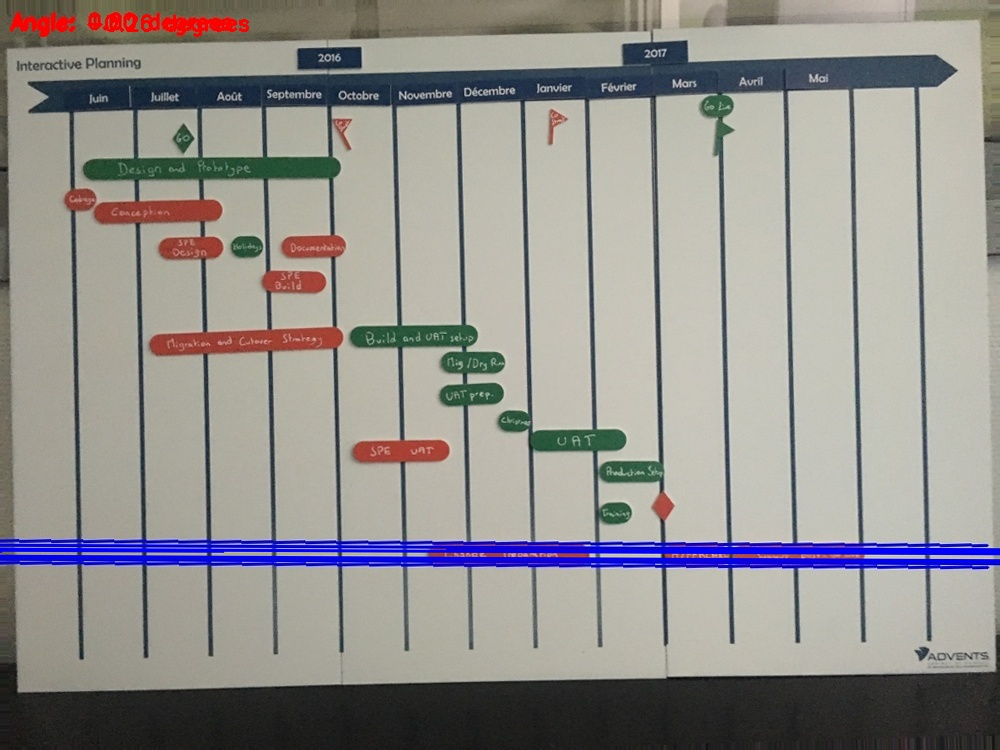
#> input picture IndustrialProject-master/img/3.JPG, 1000 x 750 px, found by its file name
$ python Decortik.py
#> lines starting #> are read from the running program, lines starting #| are printed output that depends on the picture; after the words box and inside, x2 and y2 are one past the last pixel; in counts of white or black regions, pixels touching at a corner belong together
import cv2
import numpy as np
from scipy.ndimage.morphology import binary_fill_holes
import matplotlib.pyplot as plt
import skimage.measure
import csv

def Time_event(x_activity,t_unity,t0):
    return ((x_activity-t0)/t_unity)-1

fig, ax = plt.subplots(figsize=(10, 6))
image = cv2.imread("img/3.jpg")
#> image is the input picture: shape (750, 1000, 3); mean B, G, R 141.4, 144.6, 147
csvfile = open("lala.csv", 'w')

fieldnames = ['name', 'color', 'form', 'start', 'end']

writer = csv.writer(csvfile)
writer.writerow(fieldnames)

font = {'family': 'serif',
        'color':  'darkred',
        'weight': 'normal',
        'size': 10,
        }

# we need to keep in mind aspect ratio so the image does
# not look skewed or distorted -- therefore, we calculate
# the ratio of the new image to the old image
r = 1000.0 / image.shape[1]
#> r = 1
dim = (1000, int(image.shape[0] * r))
#> dim = (1000, 750)

# perform the actual resizing of the image
resized = cv2.resize(image, dim, interpolation=cv2.INTER_AREA)

# Convert BGR to HSV
hsv = cv2.cvtColor(resized, cv2.COLOR_BGR2HSV)
#> hsv: shape (750, 1000, 3); mean H, S, V 38.6, 35.9, 155.1

#################Pour la detection des lignes

# Grayscale and Canny Edges extracted
gray = cv2.cvtColor(resized, cv2.COLOR_BGR2GRAY)
#Detection des formes sur l'image grise
edges = cv2.Canny(gray, 100, 170, apertureSize=3)
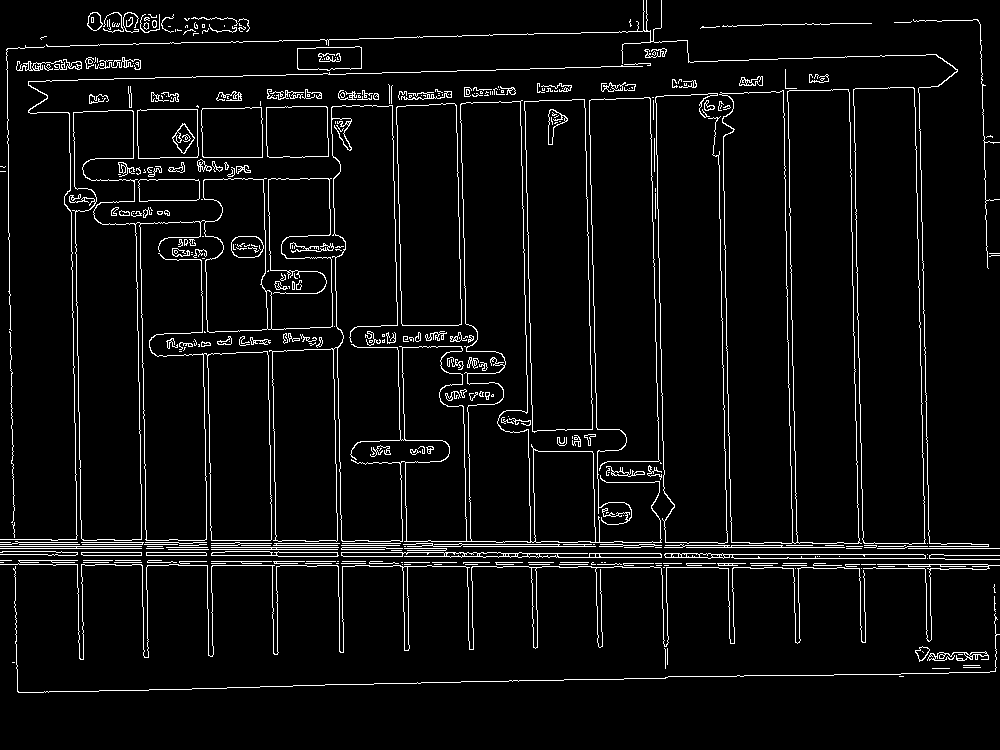
#> edges: shape (750, 1000); 5.1% white in thin lines or dots


# Run HoughLines using a rho accuracy of 1 pixel
# theta accuracy of np.pi / 180 which is 1 degree
# Our line threshold is set to 240 (number of points on line)
lines = cv2.HoughLines(edges, 5, np.pi / 180, 150)

print(lines)
#> (printed output is left out)

#Define time line info
time_line = []

# We iterate through each line and convert iy1t to the format
# required by cv.lines (i.e. requiring end points)

print("Lines: ", lines)
#> (printed output is left out)
# We iterate through each line and convert it to the format
# required by cv.lines (i.e. requiring end points)
prev_x = None
ordered_lines = sorted(lines, key=lambda x: x[0][0]*np.cos(x[0][1]))
#> ordered_lines = 3662 items, first 6: [[455, 2.09]], [[460, 2.08]], [[465, 2.06]], [[405, 2.13]], [[415, 2.11]], [[470, 2.04]]
for [[rho, theta]] in ordered_lines:
    a = np.cos(theta)
    b = np.sin(theta)
    x0 = a * rho
    y0 = b * rho
    x1 = int(x0 + 1000 * (-b))
    y1 = int(y0 + 1000 * a)
    x2 = int(x0 - 1000 * (-b))
    y2 = int(y0 - 1000 * a)
    if abs(x1 - x2) >= 3:
        continue
    if prev_x is not None:
        if abs(prev_x - x1) < 50:
            continue
    time_line.append(x1)
    prev_x = max(x1, x2)
#> this loop made 3662 passes
#> (rho, theta, a, b, x0, y0, x1, y1) on passes 1 to 3: (455, 2.09, -0.5, 0.866, -227.5, 394, -1093, -105), (460, 2.08, -0.485, 0.875, -223, 402.3, -1097, -82), (465, 2.06, -0.469, 0.883, -218.3, 410.6, -1101, -58)
#> after the loop, time_line = [10, 75, 140, 205, 270, 335, 400, 465, 530, 590, 655, 725, 790, 855, 920, 985]
t_unity = time_line[1]-time_line[0]
#> t_unity = 65


# Boundaries RED GREEN BLUE
boundaries = [
    ([0, 100, 100], [10, 255, 255]),
    ([45, 50, 50], [80, 255, 255])
]


# Threshold the HSV image to get only blue colors
for (lower, upper) in boundaries:
    #Define the color: cela juste en premier temps C'est à optimisé => JE CONFIRME
    if (lower == [0, 100, 100]) and (upper == [10, 255, 255]):
        color = "Red"
    else:
        color = "Green"

    # create NumPy arrays from the boundaries
    lower = np.array(lower, dtype="uint8")
    upper = np.array(upper, dtype="uint8")
    # find the colors within the specified boundaries and apply
    #  the mask
    mask = cv2.inRange(hsv, lower, upper)

    output = cv2.bitwise_and(resized, resized, mask=mask)
    # Define contours

    # Grayscale
    gray = cv2.cvtColor(output, cv2.COLOR_BGR2GRAY)

    # Threshold.
    # Set values equal to or above 220 to 0.
    # Set values below 0 to 0.

    th, im_th = cv2.threshold(output, 0, 255, cv2.THRESH_BINARY)
    plt.imshow(im_th)
    plt.title("WithHoles")
    plt.show()

    imwithoutholes = binary_fill_holes(im_th[:, :, 0], structure=np.ones((3, 3))).astype(int)

    plt.imshow(imwithoutholes)
    plt.title("imwithoutholes")
    plt.show()

    labeled_array, num_features = skimage.measure.label(imwithoutholes, return_num=True)
    plt.imshow(labeled_array)
    plt.title(num_features)
    plt.show()


    ax.imshow(labeled_array)

    regions = skimage.measure.regionprops(labeled_array)

    fig, ax = plt.subplots()
    ax.imshow(labeled_array, cmap=plt.cm.gray)
    i=0
    for props in regions:

        y0, x0 = props.centroid

        if (props.area>90):
            minr, minc, maxr, maxc = props.bbox
            bx = (minc, maxc, maxc, minc, minc)
            by = (minr, minr, maxr, maxr, minr)
            ax.plot(bx, by, '-b', linewidth=1)
            #debut de l'activité
            ax.plot(minc, y0, '.g', markersize=5)
            #fin de l'activité
            ax.plot(maxc, y0, '.g', markersize=5)
            ax.plot((maxc, minc), (y0, y0), '-r', markersize=5)
            ax.plot((x0, x0), (minr, maxr), '-r', markersize=5)


            #calcule de l'air

            bboxarea=(maxc-minc)*(maxr-minr)

            print("****** label  ", i)
            print("bboxarea/props.area: ", bboxarea / props.area)
            print("aria of th object :", props.area)
            print("aria of the bbox", bboxarea)

            if (bboxarea/props.area <1.5) and (bboxarea/props.area >1):
                print("pseudo Rectangle area: ", bboxarea/props.area)
                plt.text(x0, y0, str(i)+" :Activity", fontdict=font)
                form = "Rectangle"
            if (bboxarea / props.area <3.4) and (bboxarea / props.area > 2):
                print("Flag area: ", bboxarea / props.area)
                plt.text(x0, y0, str(i)+" :Flag", fontdict=font)
                form = "Flag"

            if (bboxarea / props.area <2) and (bboxarea / props.area > 1.60):
                print("Losange area: ", bboxarea / props.area)
                plt.text(x0, y0, str(i)+" :Losange", fontdict=font)
                form = "Losange"
#> this loop made 2 passes
#> num_features on passes 1 to 2: 28, 12
#> pass 1, `gray = cv2.cvtColor(output, cv2.COLOR_BGR2GRAY)`:
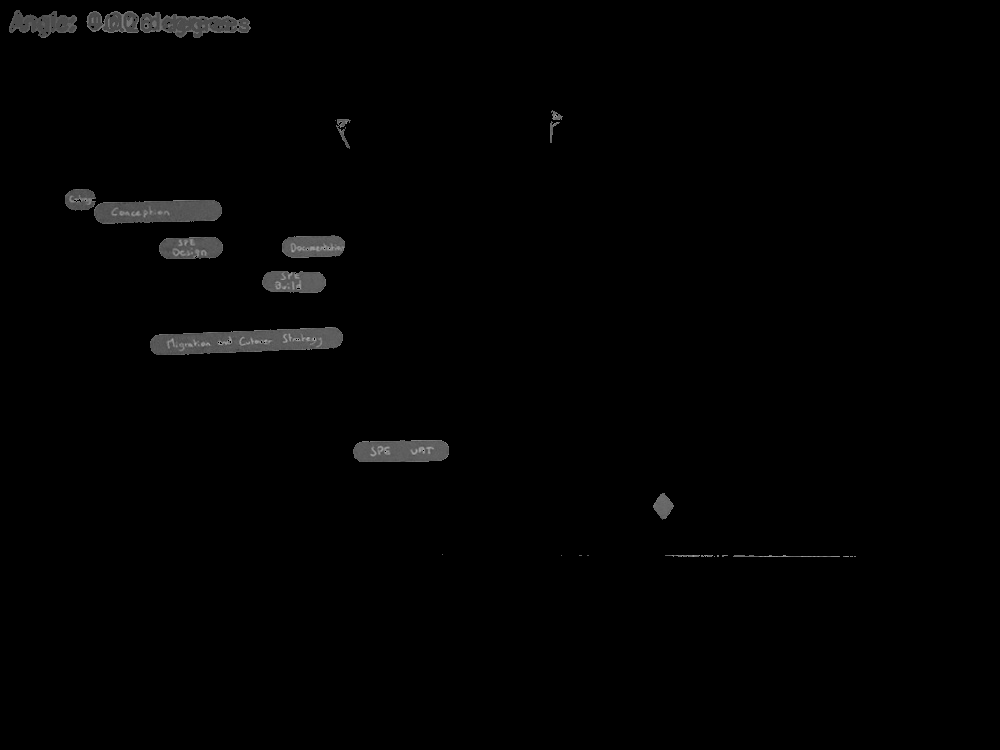
#> gray: shape (750, 1000); min 0, max 170, mean 2.2
#> pass 1, `plt.show()`:
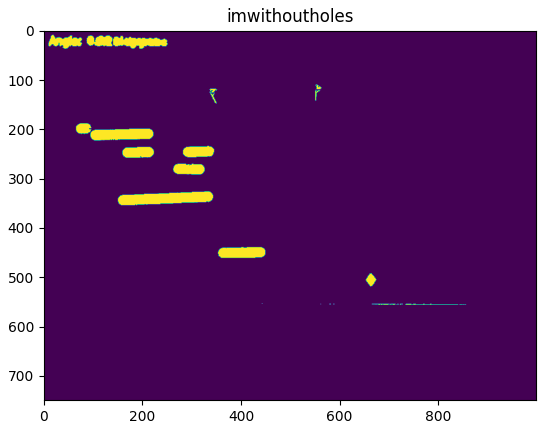
#> figure drawn by matplotlib, 1 panel
#> pass 1, `plt.show()`:
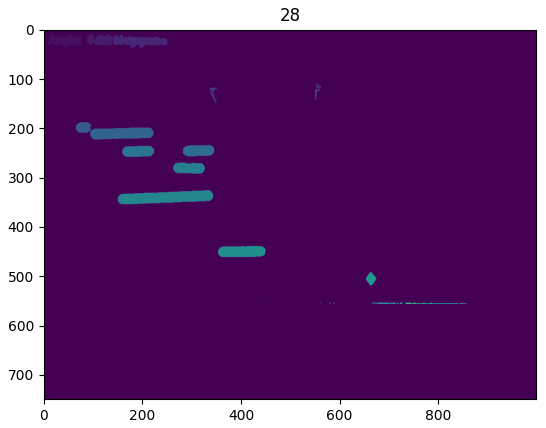
#> figure drawn by matplotlib, 1 panel
#> after the loop:
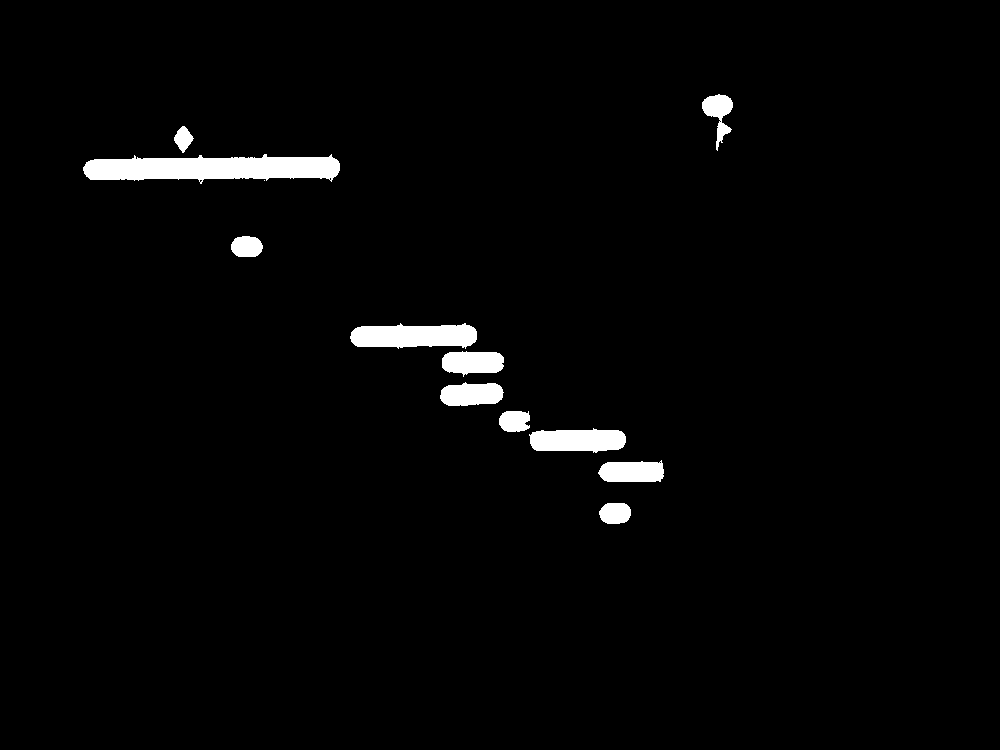
#> imwithoutholes: shape (750, 1000) int64; values 0 (black) and 1 (white), 2.2% white; 12 white regions (1 under 20 px), largest, box (x1, y1, x2, y2) and area: (83, 154, 340, 184) 5388, (350, 323, 477, 349) 2577, (529, 428, 626, 453) 1920
#> after the loop:
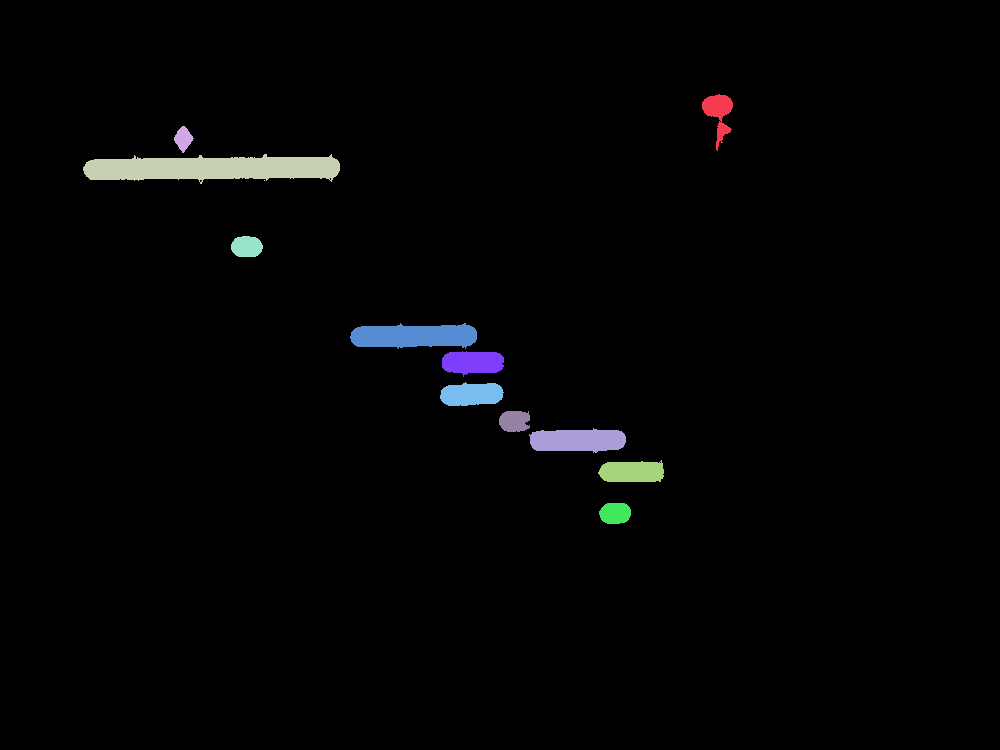
#> labeled_array: shape (750, 1000) int64; 13 distinct labels, from 0 to 12; one colour per label, 0 black
#> after the loop: output: shape (750, 1000, 3); mean H, S, V 1.4, 1.9, 1.1
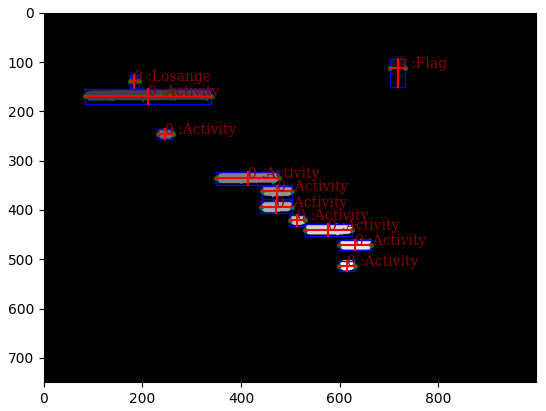
#> figure drawn by matplotlib, 1 panel
